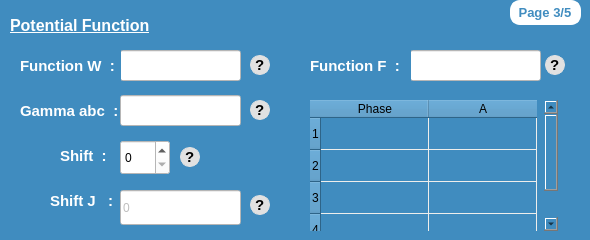
      <widget class="QWidget" name="page_4">
       <property name="styleSheet">
        <string notr="true">background-color: rgb(64, 140, 191);</string>
       </property>
       <widget class="QLabel" name="label_63">
        <property name="geometry">
         <rect>
          <x>20</x>
          <y>95</y>
          <width>101</width>
          <height>31</height>
         </rect>
        </property>
        <property name="font">
         <font>
          <family>Ubuntu</family>
          <pointsize>11</pointsize>
          <weight>75</weight>
          <italic>false</italic>
          <bold>true</bold>
         </font>
        </property>
        <property name="styleSheet">
         <string notr="true">color : white;</string>
        </property>
        <property name="text">
         <string>Gamma abc  :</string>
        </property>
       </widget>
       <widget class="QLineEdit" name="funcWGP">
        <property name="geometry">
         <rect>
          <x>120</x>
          <y>50</y>
          <width>121</width>
          <height>31</height>
         </rect>
        </property>
        <property name="styleSheet">
         <string notr="true">background-color: rgb(255, 255, 255);</string>
        </property>
       </widget>
       <widget class="QLineEdit" name="funcFGP">
        <property name="geometry">
         <rect>
          <x>410</x>
          <y>50</y>
          <width>131</width>
          <height>31</height>
         </rect>
        </property>
        <property name="styleSheet">
         <string notr="true">background-color: rgb(255, 255, 255);</string>
        </property>
        <property name="text">
         <string/>
        </property>
       </widget>
       <widget class="QLabel" name="label_60">
        <property name="geometry">
         <rect>
          <x>20</x>
          <y>50</y>
          <width>101</width>
          <height>31</height>
         </rect>
        </property>
        <property name="font">
         <font>
          <family>Ubuntu</family>
          <pointsize>11</pointsize>
          <weight>75</weight>
          <italic>false</italic>
          <bold>true</bold>
         </font>
        </property>
        <property name="styleSheet">
         <string notr="true">color : white;</string>
        </property>
        <property name="text">
         <string>Function W  :</string>
        </property>
       </widget>
       <widget class="QLineEdit" name="gammaABCGP">
        <property name="geometry">
         <rect>
          <x>120</x>
          <y>95</y>
          <width>121</width>
          <height>31</height>
         </rect>
        </property>
        <property name="styleSheet">
         <string notr="true">background-color: rgb(255, 255, 255);</string>
        </property>
       </widget>
       <widget class="QLabel" name="label_77">
        <property name="geometry">
         <rect>
          <x>10</x>
          <y>10</y>
          <width>201</width>
          <height>31</height>
         </rect>
        </property>
        <property name="font">
         <font>
          <family>Ubuntu</family>
          <pointsize>12</pointsize>
          <weight>75</weight>
          <italic>false</italic>
          <bold>true</bold>
          <underline>true</underline>
         </font>
        </property>
        <property name="styleSheet">
         <string notr="true">color: rgb(255, 255, 255);</string>
        </property>
        <property name="text">
         <string>Potential Function</string>
        </property>
       </widget>
       <widget class="QLabel" name="label_68">
        <property name="geometry">
         <rect>
          <x>50</x>
          <y>185</y>
          <width>71</width>
          <height>31</height>
         </rect>
        </property>
        <property name="font">
         <font>
          <family>Ubuntu</family>
          <pointsize>11</pointsize>
          <weight>75</weight>
          <italic>false</italic>
          <bold>true</bold>
         </font>
        </property>
        <property name="styleSheet">
         <string notr="true">color : white;</string>
        </property>
        <property name="text">
         <string>Shift J   :</string>
        </property>
       </widget>
       <widget class="QLineEdit" name="shiftJGP">
        <property name="enabled">
         <bool>false</bool>
        </property>
        <property name="geometry">
         <rect>
          <x>120</x>
          <y>190</y>
          <width>121</width>
          <height>35</height>
         </rect>
        </property>
        <property name="styleSheet">
         <string notr="true">background-color: rgb(255, 255, 255);</string>
        </property>
        <property name="text">
         <string>0</string>
        </property>
       </widget>
       <widget class="QLabel" name="label_69">
        <property name="geometry">
         <rect>
          <x>60</x>
          <y>140</y>
          <width>51</width>
          <height>31</height>
         </rect>
        </property>
        <property name="font">
         <font>
          <family>Ubuntu</family>
          <pointsize>11</pointsize>
          <weight>75</weight>
          <italic>false</italic>
          <bold>true</bold>
         </font>
        </property>
        <property name="styleSheet">
         <string notr="true">color : white;</string>
        </property>
        <property name="text">
         <string>Shift  :</string>
        </property>
       </widget>
       <widget class="QLabel" name="label_82">
        <property name="geometry">
         <rect>
          <x>510</x>
          <y>0</y>
          <width>71</width>
          <height>25</height>
         </rect>
        </property>
        <property name="font">
         <font>
          <family>Ubuntu</family>
          <pointsize>10</pointsize>
          <weight>75</weight>
          <bold>true</bold>
         </font>
        </property>
        <property name="styleSheet">
         <string notr="true">background-color: rgb(255, 255, 255);
border : 2px solid white;
border-radius :10px;
color :rgb(64, 140, 191);</string>
        </property>
        <property name="text">
         <string> Page 3/5</string>
        </property>
       </widget>
       <widget class="QLabel" name="label_64">
        <property name="geometry">
         <rect>
          <x>310</x>
          <y>50</y>
          <width>101</width>
          <height>31</height>
         </rect>
        </property>
        <property name="font">
         <font>
          <family>Ubuntu</family>
          <pointsize>11</pointsize>
          <weight>75</weight>
          <italic>false</italic>
          <bold>true</bold>
         </font>
        </property>
        <property name="styleSheet">
         <string notr="true">color : white;</string>
        </property>
        <property name="text">
         <string>Function F  :</string>
        </property>
       </widget>
       <widget class="QTableWidget" name="tableWidgetGPA">
        <property name="geometry">
         <rect>
          <x>310</x>
          <y>100</y>
          <width>248</width>
          <height>131</height>
         </rect>
        </property>
        <property name="font">
         <font>
          <family>Ubuntu</family>
          <pointsize>11</pointsize>
         </font>
        </property>
        <property name="styleSheet">
         <string notr="true">#tableWidgetGPA{
gridline-color: rgb(238, 238, 236);
border : none;
}

#tableWidgetGPA::item {
    color: white;
}</string>
        </property>
        <property name="midLineWidth">
         <number>0</number>
        </property>
        <property name="horizontalScrollBarPolicy">
         <enum>Qt::ScrollBarAlwaysOff</enum>
        </property>
        <property name="selectionMode">
         <enum>QAbstractItemView::SingleSelection</enum>
        </property>
        <property name="rowCount">
         <number>4</number>
        </property>
        <attribute name="horizontalHeaderMinimumSectionSize">
         <number>39</number>
        </attribute>
        <attribute name="horizontalHeaderDefaultSectionSize">
         <number>108</number>
        </attribute>
        <attribute name="verticalHeaderDefaultSectionSize">
         <number>32</number>
        </attribute>
        <row/>
        <row/>
        <row/>
        <row/>
        <column>
         <property name="text">
          <string>Phase</string>
         </property>
        </column>
        <column>
         <property name="text">
          <string>A</string>
         </property>
        </column>
       </widget>
       <widget class="QLabel" name="label_225">
        <property name="geometry">
         <rect>
          <x>180</x>
          <y>147</y>
          <width>20</width>
          <height>20</height>
         </rect>
        </property>
        <property name="font">
         <font>
          <family>Segoe UI Symbol</family>
          <pointsize>11</pointsize>
          <weight>75</weight>
          <italic>false</italic>
          <bold>true</bold>
         </font>
        </property>
        <property name="toolTip">
         <string>&lt;html&gt;&lt;head/&gt;&lt;body&gt;&lt;p&gt;The key &amp;quot;Shift&amp;quot; refers to the value by which the fi</string>
        </property>
        <property name="styleSheet">
         <string notr="true">background-color: rgb(225, 225, 225);
color:rgb(0, 0, 0);
border-radius : 10px; 
border : 1px solid rgb(225, 225, 225);</string>
        </property>
        <property name="text">
         <string>?</string>
        </property>
       </widget>
       <widget class="QLabel" name="label_226">
        <property name="geometry">
         <rect>
          <x>250</x>
          <y>100</y>
          <width>20</width>
          <height>20</height>
         </rect>
        </property>
        <property name="font">
         <font>
          <family>Segoe UI Symbol</family>
          <pointsize>11</pointsize>
          <weight>75</weight>
          <italic>false</italic>
          <bold>true</bold>
         </font>
        </property>
        <property name="toolTip">
         <string>&lt;html&gt;&lt;head/&gt;&lt;body&gt;&lt;p&gt;The tuple Gamma abc={} is a list of third-order terms γ&lt;span style=&quot; vertical-align:sub;&quot;&gt;αβ𝛿&lt;/span&gt;&lt;/p&gt;&lt;p&gt;• Only combinations γ&lt;span style=&quot; vertical-align:sub;&quot;&gt;αβ𝛿 &lt;/span&gt;are considered where α &amp;lt; β &amp;lt; 𝛿&lt;/p&gt;&lt;/body&gt;&lt;/html&gt;</string>
        </property>
        <property name="styleSheet">
         <string notr="true">background-color: rgb(225, 225, 225);
color:rgb(0, 0, 0);
border-radius : 10px; 
border : 1px solid rgb(225, 225, 225);</string>
        </property>
        <property name="text">
         <string>?</string>
        </property>
       </widget>
       <widget class="QLabel" name="label_227">
        <property name="geometry">
         <rect>
          <x>250</x>
          <y>55</y>
          <width>20</width>
          <height>20</height>
         </rect>
        </property>
        <property name="font">
         <font>
          <family>Segoe UI Symbol</family>
          <pointsize>11</pointsize>
          <weight>75</weight>
          <italic>false</italic>
          <bold>true</bold>
         </font>
        </property>
        <property name="toolTip">
         <string>&lt;html&gt;&lt;head/&gt;&lt;body&gt;&lt;p&gt;The &amp;quot;Function W&amp;quot; key represents the potential function w (ϕ)&lt;/p&gt;&lt;p&gt;• For a value of Function W=1, the multi-obstacle potential is selected&lt;/p&gt;&lt;p&gt;• While for Function W=2, the multi-well potential is selected &lt;/p&gt;&lt;/body&gt;&lt;/html&gt;</string>
        </property>
        <property name="styleSheet">
         <string notr="true">background-color: rgb(225, 225, 225);
color:rgb(0, 0, 0);
border-radius : 10px; 
border : 1px solid rgb(225, 225, 225);</string>
        </property>
        <property name="text">
         <string>?</string>
        </property>
       </widget>
       <widget class="QLabel" name="label_228">
        <property name="geometry">
         <rect>
          <x>250</x>
          <y>195</y>
          <width>20</width>
          <height>20</height>
         </rect>
        </property>
        <property name="font">
         <font>
          <family>Segoe UI Symbol</family>
          <pointsize>11</pointsize>
          <weight>75</weight>
          <italic>false</italic>
          <bold>true</bold>
         </font>
        </property>
        <property name="toolTip">
         <string>&lt;html&gt;&lt;head/&gt;&lt;body&gt;&lt;p&gt;The key &amp;quot;ShiftJ&amp;quot; refers when the phase boundaries reach the grid-position.&lt;/p&gt;&lt;/body&gt;&lt;/html&gt;</string>
        </property>
        <property name="styleSheet">
         <string notr="true">background-color: rgb(225, 225, 225);
color:rgb(0, 0, 0);
border-radius : 10px; 
border : 1px solid rgb(225, 225, 225);</string>
        </property>
        <property name="text">
         <string>?</string>
        </property>
       </widget>
       <widget class="QLabel" name="label_229">
        <property name="geometry">
         <rect>
          <x>545</x>
          <y>55</y>
          <width>20</width>
          <height>20</height>
         </rect>
        </property>
        <property name="font">
         <font>
          <family>Segoe UI Symbol</family>
          <pointsize>11</pointsize>
          <weight>75</weight>
          <italic>false</italic>
          <bold>true</bold>
         </font>
        </property>
        <property name="toolTip">
         <string>&lt;html&gt;&lt;head/&gt;&lt;body&gt;&lt;p&gt;The key &amp;quot;Function F&amp;quot; refers to the selection of the particular free-energy density per unit volume.&lt;/p&gt;&lt;/body&gt;&lt;/html&gt;</string>
        </property>
        <property name="styleSheet">
         <string notr="true">background-color: rgb(225, 225, 225);
color:rgb(0, 0, 0);
border-radius : 10px; 
border : 1px solid rgb(225, 225, 225);</string>
        </property>
        <property name="text">
         <string>?</string>
        </property>
       </widget>
       <widget class="QSpinBox" name="shiftGP">
        <property name="geometry">
         <rect>
          <x>120</x>
          <y>140</y>
          <width>50</width>
          <height>35</height>
         </rect>
        </property>
        <property name="styleSheet">
         <string notr="true">background-color: rgb(255, 255, 255);</string>
        </property>
        <property name="maximum">
         <number>1</number>
        </property>
       </widget>
      </widget>
